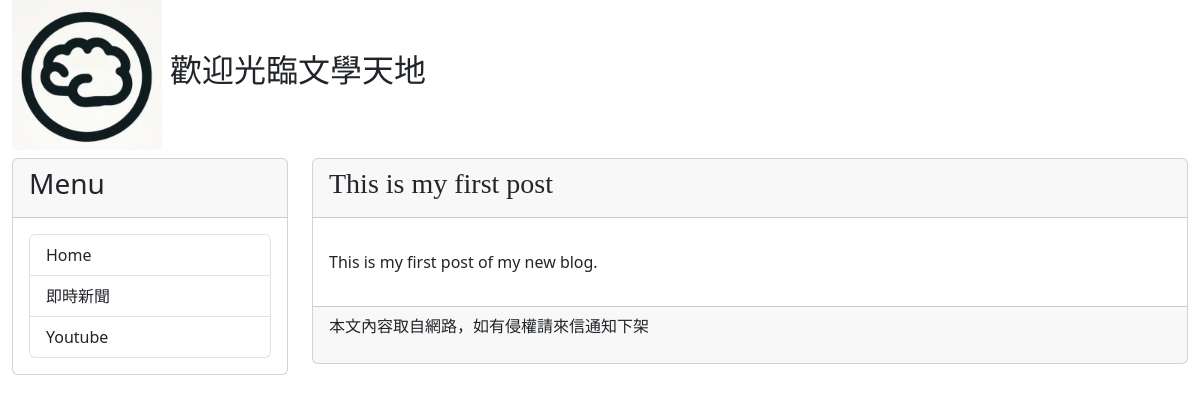
Page /post/first-post/ on the committed database.
### mysite/models.py (models this page shows, shortened)
class Post(models.Model):
    title = models.CharField(max_length=200)
    slug = models.CharField(max_length=200)
    body = models.TextField()
    author = models.CharField(max_length=10)
    pub_date = models.DateTimeField(auto_now_add=True)
    class Meta:
        ordering = ('-pub_date',)

### mysite/views.py (the view)
# urls.py: path('post/<slug:slug>/', showpost),
def showpost(request, slug):
    try:
        post = Post.objects.get(slug = slug)
        if post != None:
            return render(request, 'post.html', locals())
    except:
        return redirect('/')

### mysite/templatetags/markdown_extras.py (called while the page is built)
@register.filter
def convert_markdown(text):
    return markdown.markdown(text)

### templates/post.html (shortened to what this page needs)
{% extends "base.html" %}
{% load markdown_extras %}
{% block headmessage %}
    <h3 style='font-family:微軟正黑體'>{{ post.title }}</h3>
{% endblock %}
{% block content %}
    <p style='font-family:微軟正黑體;font-size:12pt;letter-spacing:2pt;'>
        {{ post.body | convert_markdown | safe }}
    </p>
{% endblock %}

### rows in the picture
Post: title "This is my first post", body|convert_markdown "This is my first post of my new blog."
